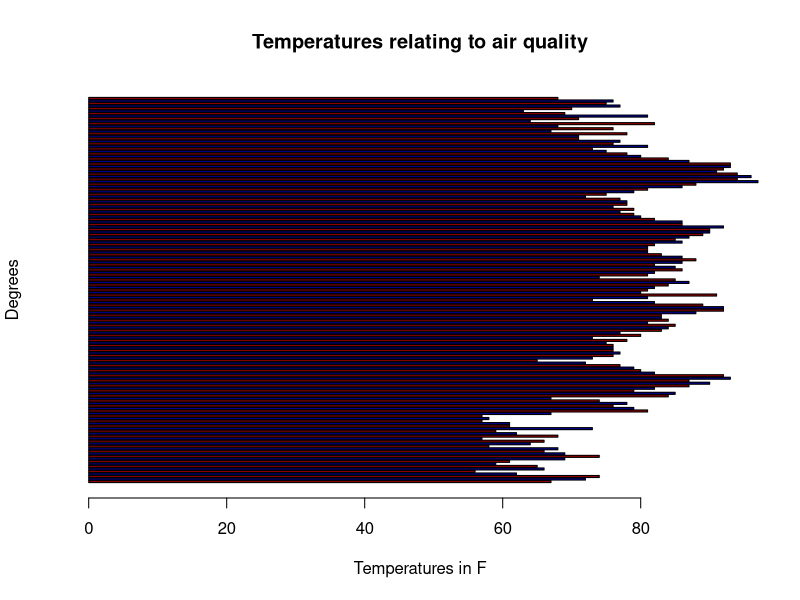
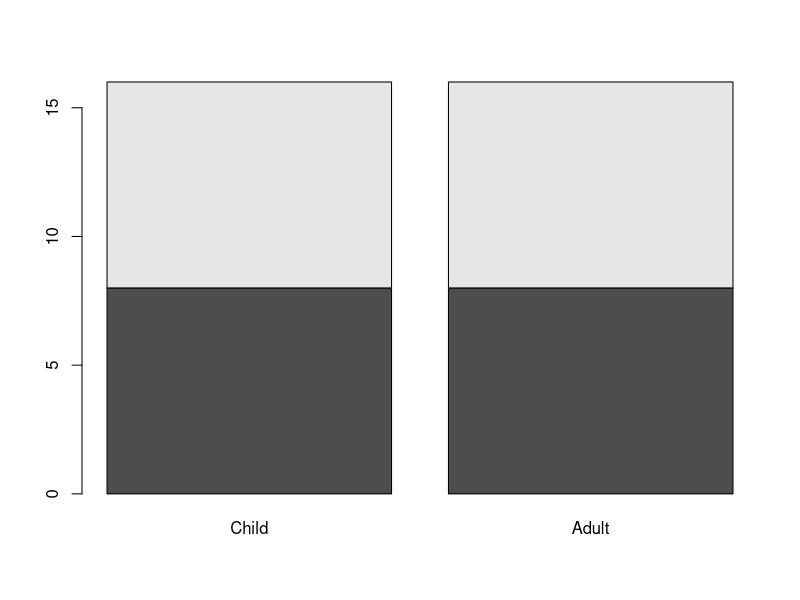
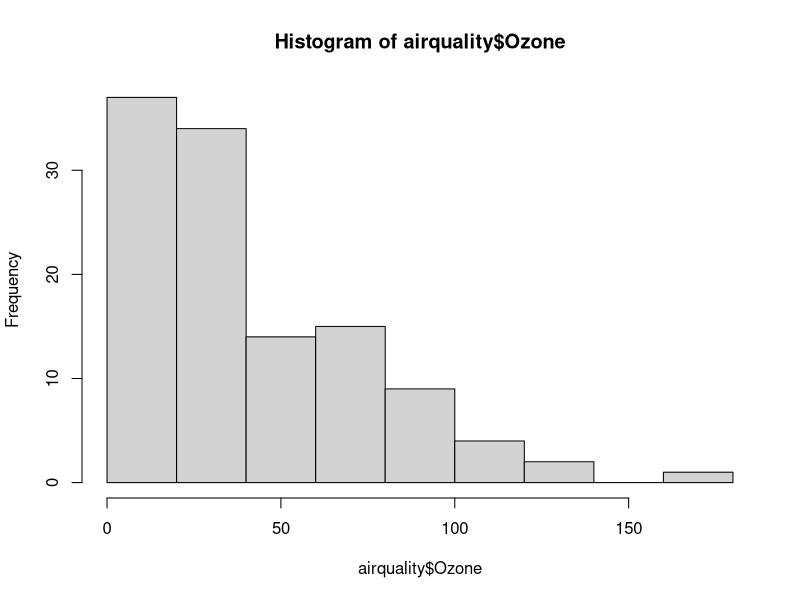
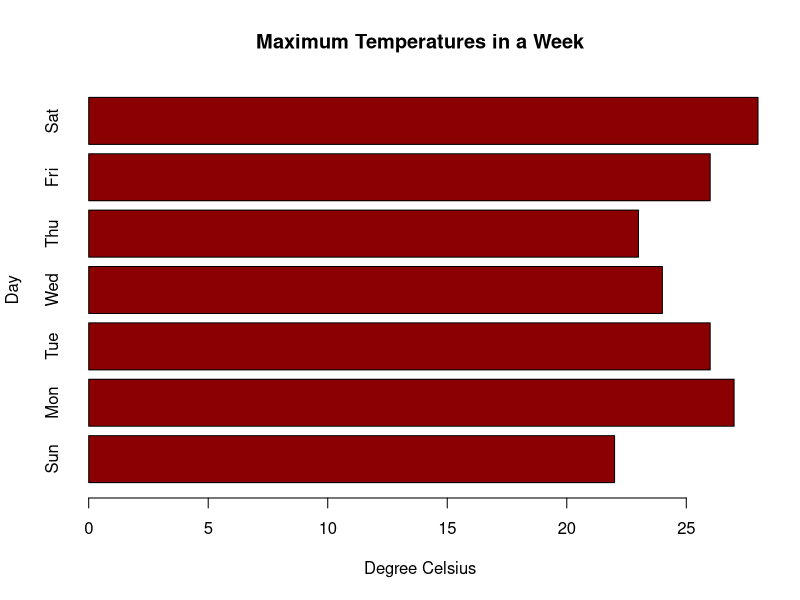

These charts were generated, in order, by the following R code:
data()
View(airquality) #View Dataset

airqualitytemps<- airquality$Temp #store all data from temp column in dataset


barplot(airqualitytemps, main="Temperatures relating to air quality",
        xlab="Temperatures in F",
        ylab="Degrees", col=c("darkred","darkblue"), horiz=TRUE)

colors()  #show all available colors

View(Titanic)
titanicData<- as.data.frame(Titanic) #convert atomic vector into dataframe for use

table(titanicData$Survived, titanicData$Class)  #table showing how many survived per each class
 barplot(table(titanicData$Survived, titanicData$Age)) #barplot showing how many survived by age group
View(women)

hairEyeColorData <- as.data.frame(HairEyeColor)
hist(airquality$Ozone)



max.temp <- c(22, 27, 26, 24, 23, 26, 28)

barplot(max.temp,
        main = "Maximum Temperatures in a Week",
        xlab = "Degree Celsius",
        ylab = "Day",
        names.arg = c("Sun", "Mon", "Tue", "Wed", "Thu", "Fri", "Sat"),  #controlling whats displayed on the x axis.  This can be values you define or values from your table
        col = "darkred", # you can also create a list of colors 
        # col=c("red","green","blue","beige")
        horiz = TRUE)
